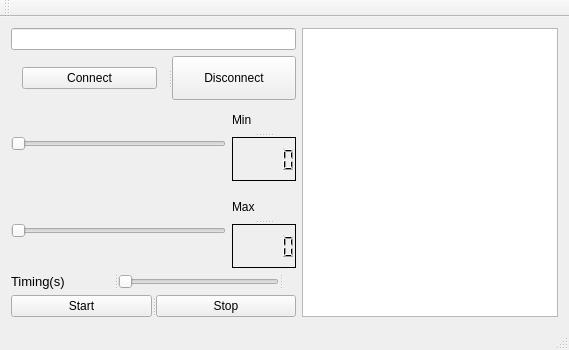
<?xml version="1.0" encoding="UTF-8"?>
<ui version="4.0">
 <class>MainWindow</class>
 <widget class="QMainWindow" name="MainWindow">
  <property name="geometry">
   <rect>
    <x>0</x>
    <y>0</y>
    <width>569</width>
    <height>350</height>
   </rect>
  </property>
  <property name="windowTitle">
   <string>MainWindow</string>
  </property>
  <widget class="QWidget" name="centralWidget">
   <layout class="QGridLayout" name="gridLayout">
    <item row="1" column="0" colspan="3">
     <widget class="QSplitter" name="splitter">
      <property name="sizePolicy">
       <sizepolicy hsizetype="MinimumExpanding" vsizetype="Fixed">
        <horstretch>0</horstretch>
        <verstretch>0</verstretch>
       </sizepolicy>
      </property>
      <property name="orientation">
       <enum>Qt::Horizontal</enum>
      </property>
      <widget class="QWidget" name="layoutWidget">
       <property name="sizePolicy">
        <sizepolicy hsizetype="MinimumExpanding" vsizetype="MinimumExpanding">
         <horstretch>0</horstretch>
         <verstretch>0</verstretch>
        </sizepolicy>
       </property>
       <layout class="QHBoxLayout" name="horizontalLayout">
        <item>
         <widget class="QPushButton" name="pushButtonConnect">
          <property name="sizePolicy">
           <sizepolicy hsizetype="MinimumExpanding" vsizetype="MinimumExpanding">
            <horstretch>0</horstretch>
            <verstretch>0</verstretch>
           </sizepolicy>
          </property>
          <property name="text">
           <string>Connect</string>
          </property>
         </widget>
        </item>
       </layout>
      </widget>
      <widget class="QPushButton" name="pushButtonDisconnect">
       <property name="sizePolicy">
        <sizepolicy hsizetype="MinimumExpanding" vsizetype="MinimumExpanding">
         <horstretch>0</horstretch>
         <verstretch>0</verstretch>
        </sizepolicy>
       </property>
       <property name="text">
        <string>Disconnect</string>
       </property>
      </widget>
     </widget>
    </item>
    <item row="6" column="0" rowspan="2" colspan="3">
     <widget class="QSplitter" name="splitter_5">
      <property name="sizePolicy">
       <sizepolicy hsizetype="MinimumExpanding" vsizetype="MinimumExpanding">
        <horstretch>0</horstretch>
        <verstretch>0</verstretch>
       </sizepolicy>
      </property>
      <property name="orientation">
       <enum>Qt::Horizontal</enum>
      </property>
      <widget class="QPushButton" name="pushButtonStart">
       <property name="sizePolicy">
        <sizepolicy hsizetype="MinimumExpanding" vsizetype="MinimumExpanding">
         <horstretch>0</horstretch>
         <verstretch>0</verstretch>
        </sizepolicy>
       </property>
       <property name="text">
        <string>Start</string>
       </property>
      </widget>
      <widget class="QPushButton" name="pushButtonStop">
       <property name="sizePolicy">
        <sizepolicy hsizetype="MinimumExpanding" vsizetype="MinimumExpanding">
         <horstretch>0</horstretch>
         <verstretch>0</verstretch>
        </sizepolicy>
       </property>
       <property name="text">
        <string>Stop</string>
       </property>
      </widget>
     </widget>
    </item>
    <item row="4" column="2">
     <widget class="QSplitter" name="splitter_3">
      <property name="sizePolicy">
       <sizepolicy hsizetype="Fixed" vsizetype="Expanding">
        <horstretch>0</horstretch>
        <verstretch>0</verstretch>
       </sizepolicy>
      </property>
      <property name="orientation">
       <enum>Qt::Vertical</enum>
      </property>
      <widget class="QLabel" name="labelMax">
       <property name="sizePolicy">
        <sizepolicy hsizetype="Fixed" vsizetype="Expanding">
         <horstretch>0</horstretch>
         <verstretch>0</verstretch>
        </sizepolicy>
       </property>
       <property name="text">
        <string>Max</string>
       </property>
      </widget>
      <widget class="QLCDNumber" name="lcdNumberMax">
       <property name="sizePolicy">
        <sizepolicy hsizetype="Fixed" vsizetype="Expanding">
         <horstretch>0</horstretch>
         <verstretch>0</verstretch>
        </sizepolicy>
       </property>
       <property name="font">
        <font>
         <weight>75</weight>
         <bold>true</bold>
        </font>
       </property>
       <property name="focusPolicy">
        <enum>Qt::NoFocus</enum>
       </property>
       <property name="frameShadow">
        <enum>QFrame::Plain</enum>
       </property>
      </widget>
     </widget>
    </item>
    <item row="2" column="2">
     <widget class="QSplitter" name="splitter_2">
      <property name="sizePolicy">
       <sizepolicy hsizetype="Fixed" vsizetype="Expanding">
        <horstretch>0</horstretch>
        <verstretch>0</verstretch>
       </sizepolicy>
      </property>
      <property name="orientation">
       <enum>Qt::Vertical</enum>
      </property>
      <widget class="QLabel" name="labelMin">
       <property name="sizePolicy">
        <sizepolicy hsizetype="Fixed" vsizetype="Expanding">
         <horstretch>0</horstretch>
         <verstretch>0</verstretch>
        </sizepolicy>
       </property>
       <property name="text">
        <string>Min</string>
       </property>
      </widget>
      <widget class="QLCDNumber" name="lcdNumberMin">
       <property name="sizePolicy">
        <sizepolicy hsizetype="Fixed" vsizetype="Expanding">
         <horstretch>0</horstretch>
         <verstretch>0</verstretch>
        </sizepolicy>
       </property>
       <property name="maximumSize">
        <size>
         <width>16777215</width>
         <height>16777215</height>
        </size>
       </property>
       <property name="font">
        <font>
         <weight>75</weight>
         <bold>true</bold>
        </font>
       </property>
       <property name="layoutDirection">
        <enum>Qt::LeftToRight</enum>
       </property>
       <property name="frameShadow">
        <enum>QFrame::Plain</enum>
       </property>
       <property name="smallDecimalPoint">
        <bool>false</bool>
       </property>
      </widget>
     </widget>
    </item>
    <item row="4" column="0" colspan="2">
     <widget class="QSlider" name="horizontalSliderMax">
      <property name="sizePolicy">
       <sizepolicy hsizetype="Minimum" vsizetype="Fixed">
        <horstretch>0</horstretch>
        <verstretch>0</verstretch>
       </sizepolicy>
      </property>
      <property name="orientation">
       <enum>Qt::Horizontal</enum>
      </property>
     </widget>
    </item>
    <item row="2" column="0" colspan="2">
     <widget class="QSlider" name="horizontalSliderMin">
      <property name="sizePolicy">
       <sizepolicy hsizetype="MinimumExpanding" vsizetype="Fixed">
        <horstretch>0</horstretch>
        <verstretch>0</verstretch>
       </sizepolicy>
      </property>
      <property name="orientation">
       <enum>Qt::Horizontal</enum>
      </property>
     </widget>
    </item>
    <item row="0" column="0" colspan="3">
     <widget class="QLineEdit" name="lineEditIP">
      <property name="sizePolicy">
       <sizepolicy hsizetype="MinimumExpanding" vsizetype="Fixed">
        <horstretch>0</horstretch>
        <verstretch>0</verstretch>
       </sizepolicy>
      </property>
     </widget>
    </item>
    <item row="0" column="3" rowspan="8">
     <widget class="QListWidget" name="listWidgetSet">
      <property name="sizePolicy">
       <sizepolicy hsizetype="Minimum" vsizetype="Minimum">
        <horstretch>0</horstretch>
        <verstretch>0</verstretch>
       </sizepolicy>
      </property>
     </widget>
    </item>
    <item row="5" column="0" colspan="3">
     <widget class="QSplitter" name="splitter_4">
      <property name="sizePolicy">
       <sizepolicy hsizetype="Expanding" vsizetype="Fixed">
        <horstretch>0</horstretch>
        <verstretch>0</verstretch>
       </sizepolicy>
      </property>
      <property name="orientation">
       <enum>Qt::Horizontal</enum>
      </property>
      <widget class="QLabel" name="label">
       <property name="sizePolicy">
        <sizepolicy hsizetype="Fixed" vsizetype="Fixed">
         <horstretch>0</horstretch>
         <verstretch>0</verstretch>
        </sizepolicy>
       </property>
       <property name="font">
        <font>
         <pointsize>10</pointsize>
        </font>
       </property>
       <property name="text">
        <string>Timing(s)</string>
       </property>
      </widget>
      <widget class="QSlider" name="horizontalSliderTiming">
       <property name="enabled">
        <bool>true</bool>
       </property>
       <property name="sizePolicy">
        <sizepolicy hsizetype="Fixed" vsizetype="Fixed">
         <horstretch>0</horstretch>
         <verstretch>0</verstretch>
        </sizepolicy>
       </property>
       <property name="orientation">
        <enum>Qt::Horizontal</enum>
       </property>
      </widget>
      <widget class="QLabel" name="labelTiming">
       <property name="sizePolicy">
        <sizepolicy hsizetype="Fixed" vsizetype="Fixed">
         <horstretch>0</horstretch>
         <verstretch>0</verstretch>
        </sizepolicy>
       </property>
       <property name="text">
        <string/>
       </property>
      </widget>
     </widget>
    </item>
   </layout>
  </widget>
  <widget class="QMenuBar" name="menuBar">
   <property name="geometry">
    <rect>
     <x>0</x>
     <y>0</y>
     <width>569</width>
     <height>21</height>
    </rect>
   </property>
  </widget>
  <widget class="QToolBar" name="mainToolBar">
   <attribute name="toolBarArea">
    <enum>TopToolBarArea</enum>
   </attribute>
   <attribute name="toolBarBreak">
    <bool>false</bool>
   </attribute>
  </widget>
  <widget class="QStatusBar" name="statusBar"/>
 </widget>
 <layoutdefault spacing="6" margin="11"/>
 <resources/>
 <connections>
  <connection>
   <sender>horizontalSliderMin</sender>
   <signal>valueChanged(int)</signal>
   <receiver>lcdNumberMin</receiver>
   <slot>display(int)</slot>
   <hints>
    <hint type="sourcelabel">
     <x>138</x>
     <y>157</y>
    </hint>
    <hint type="destinationlabel">
     <x>204</x>
     <y>155</y>
    </hint>
   </hints>
  </connection>
  <connection>
   <sender>horizontalSliderMax</sender>
   <signal>valueChanged(int)</signal>
   <receiver>lcdNumberMax</receiver>
   <slot>display(int)</slot>
   <hints>
    <hint type="sourcelabel">
     <x>87</x>
     <y>221</y>
    </hint>
    <hint type="destinationlabel">
     <x>200</x>
     <y>229</y>
    </hint>
   </hints>
  </connection>
  <connection>
   <sender>horizontalSliderTiming</sender>
   <signal>valueChanged(int)</signal>
   <receiver>labelTiming</receiver>
   <slot>setNum(int)</slot>
   <hints>
    <hint type="sourcelabel">
     <x>98</x>
     <y>279</y>
    </hint>
    <hint type="destinationlabel">
     <x>217</x>
     <y>266</y>
    </hint>
   </hints>
  </connection>
 </connections>
</ui>
